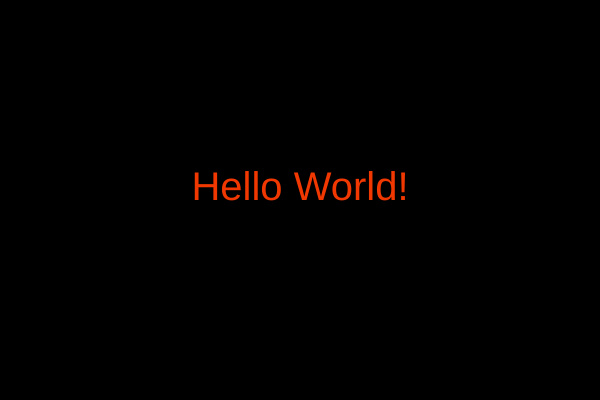
Frame 1 (no input)
Frame 60 (no input): identical to frame 1, image omitted
Frame 120 (the mouse pressed at the canvas centre since frame 60): identical to frame 1, image omitted

The p5.js sketch that drew this single still picture (run headless with seeded random() and noise() and a simulated clock; from frame 60 on, the mouse is pressed at the canvas centre):

// p5.js sketch
// ── sketch.js

// Setup code goes here
function setup() {
  createCanvas(600, 400);
  textSize(40);
  textAlign(CENTER);
 }


// Draw code goes here
function draw() {
  background(0);
  fill(240,56,0);
  text("Hello World!",width/2, height/2)
}
